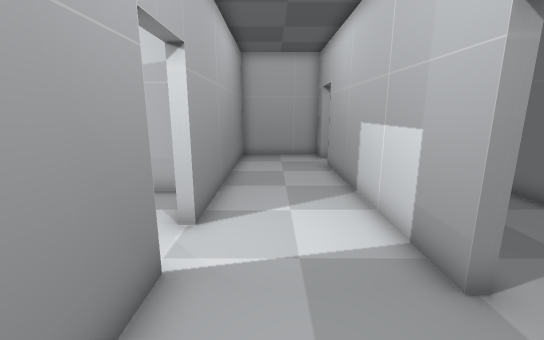
[1] (above)

14 first-person views from a walk through a 3-D level made in the Unity game engine. The camera is 1.3 m above the floor, tilts 12° down and sees 90° across. The floor is counted in squares, 0.5 m on a side. Each view is taken from the middle of a square. On the plan, view 1 faces up. The plan holds only what a view shows up to about 19 squares ahead; the rest is blank. The place goes on beyond the plan. The player character is not drawn. Door leaves are left out, so doorways stand open. Some surface patterns are stand-ins.

[2]
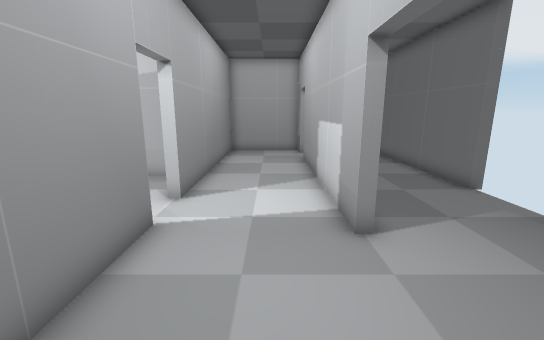

[3]
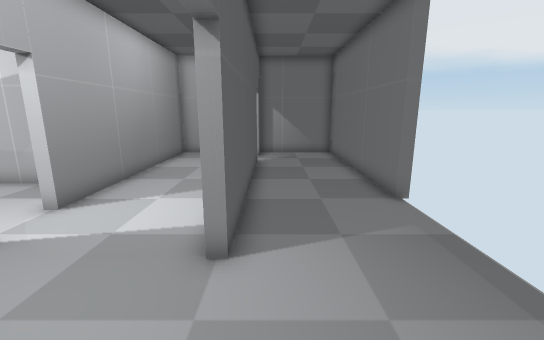

[4]
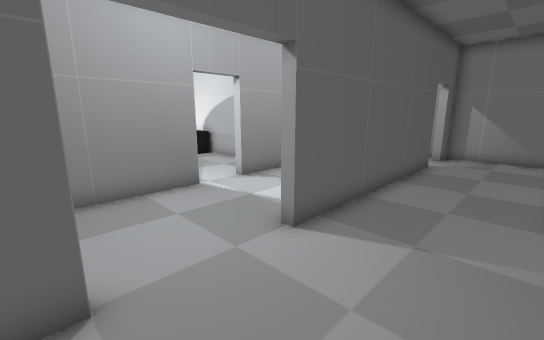

[5]
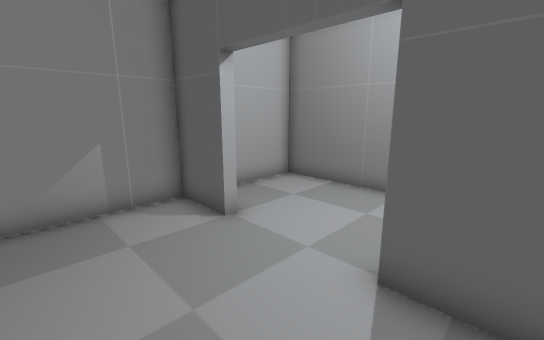

[6]
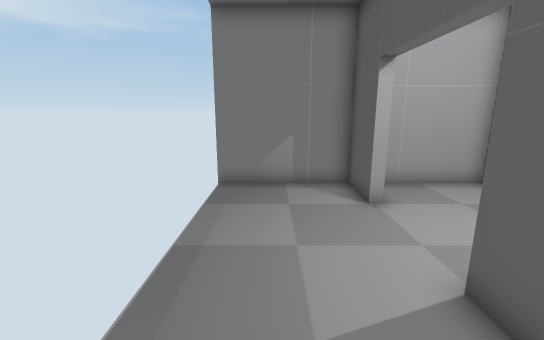

[7]
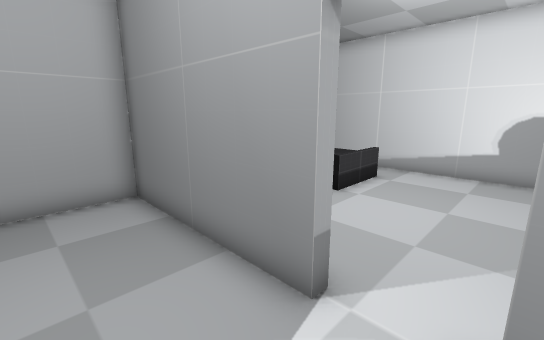

[8]
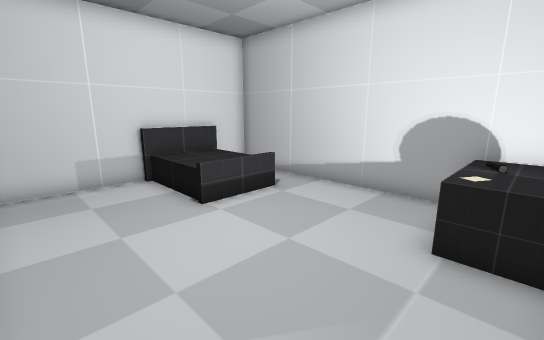

[9]
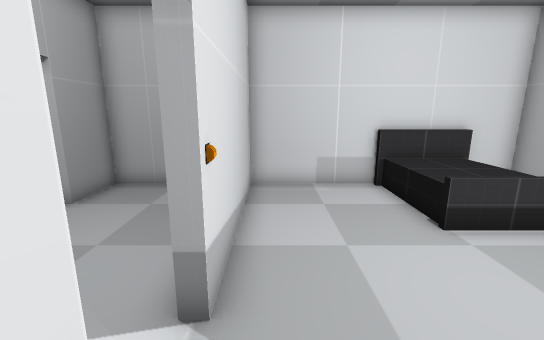

[10]
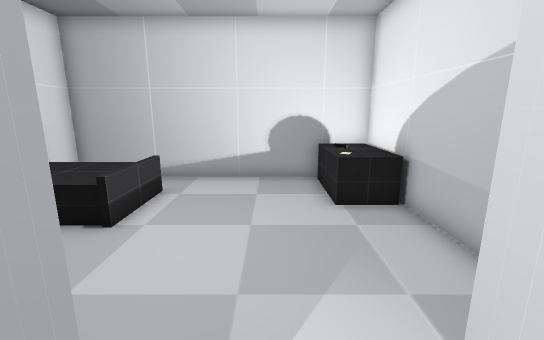

[11]
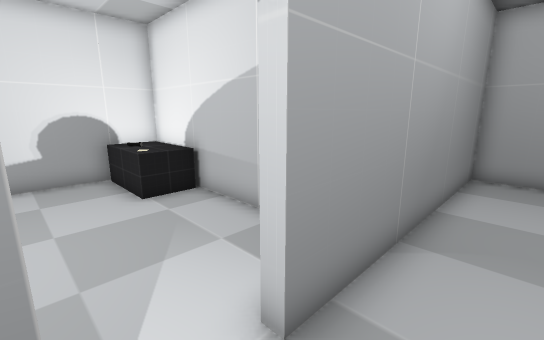

[12]
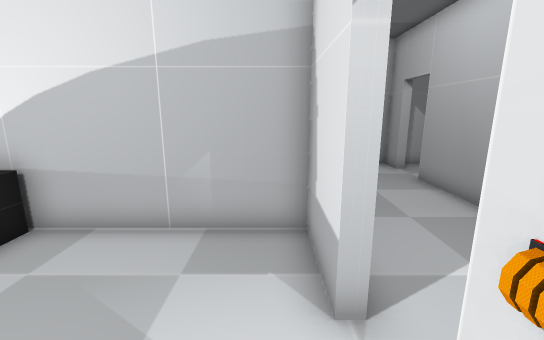

[13]
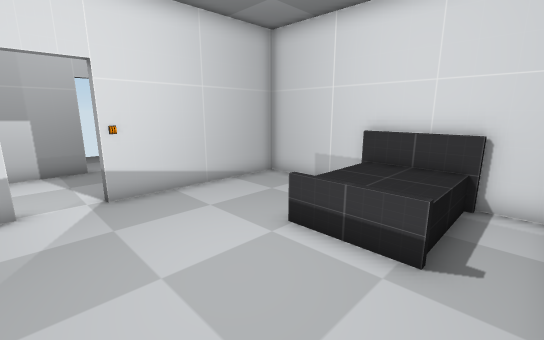

[14]
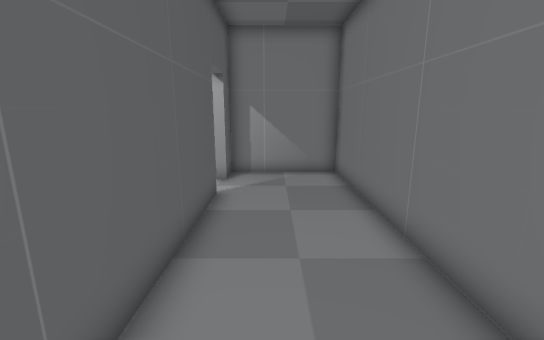

### Floor plan
Points are (right, up) in squares from view 1. A wall is a line through its corners. A room is listed if a view was taken in it or the views show most of it. See-through windows are left out.
Room 1 (views 1, 2, 7, 10, 11)
walls: (-1.8, 3.6) (-1.8, -2.8) (2.8, -2.8) (2.8, -0.5); (2.8, 3.5) (2.8, 13.5); (2.8, 15.5) (2.8, 16.8) (-1.8, 16.8) (-1.8, 6)
ways out: open door at (3, 1.5) to room 2; open door at (3, 15) to room 2; open door at (-2, 5.5) to room 3
objects: other object (-2, 4)
Room 2 (views 3, 4, 5, 6, 14)
walls: (7.8, 7) (7.8, 16.8) (3.2, 16.8) (3.2, 15.5); (3.2, 13.6) (3.2, 3.5); (3.2, -0.5) (3.2, -2.8) (8, -2.8)
ways out: open door at (3, 1.5) to room 1; open door at (3, 15) to room 1; gap at (8, 7)
Room 3 (views 8, 9, 12, 13)
walls: (-2.2, 6) (-2.2, 8.8) (-11.8, 8.8) (-11.8, -2.8) (-2.2, -2.8) (-2.2, 3.6)
ways out: open door at (-2, 5.5) to room 1
objects: other object (-11, 7) to (-8, 8); other object (-10, 7); other object (-7, -3)

Where each view was taken, in squares from view 1:
view 1: 0 up, 0 right, facing up
view 2: 2 down, 1 right, facing up
view 3: 1 down, 4 right, facing up
view 4: 1 down, 7 right, facing up-left
view 5: 5 up, 7 right, facing down-left
view 6: 7 up, 6 right, facing down
view 7: 6 up, 1 right, facing down-left
view 8: 8 up, 3 left, facing down-left
view 9: 7 up, 3 left, facing down
view 10: 5 up, 1 left, facing left
view 11: 4 up, 0 right, facing up-left
view 12: 3 up, 3 left, facing up
view 13: 6 up, 11 left, facing down-right
view 14: 5 up, 5 right, facing up
